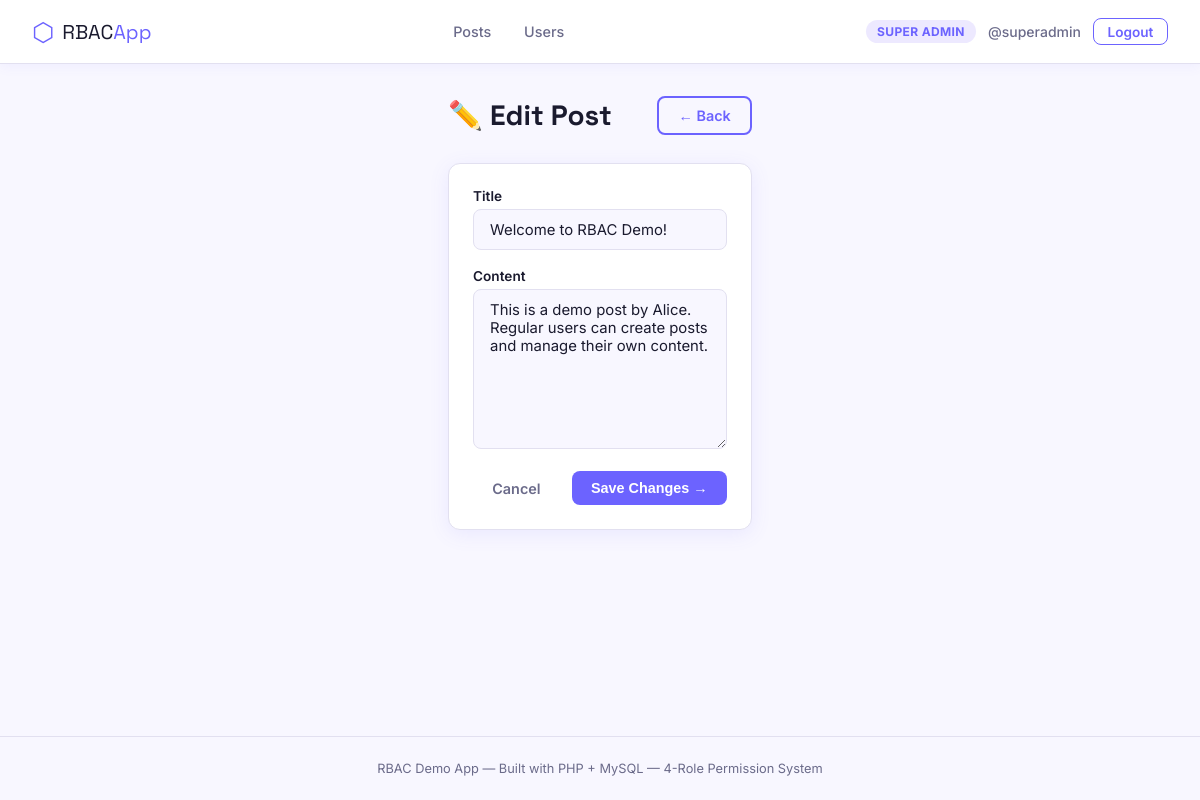
Screenshot of /pages/edit_post.php?id=1 (signed in) with the database file from the repository.
### tables this page shows
CREATE TABLE IF NOT EXISTS posts (
    id INT AUTO_INCREMENT PRIMARY KEY,
    user_id INT NOT NULL,
    title VARCHAR(200) NOT NULL,
    content TEXT NOT NULL,
    created_at TIMESTAMP DEFAULT CURRENT_TIMESTAMP,
    updated_at TIMESTAMP DEFAULT CURRENT_TIMESTAMP ON UPDATE CURRENT_TIMESTAMP,
    FOREIGN KEY (user_id) REFERENCES users(id) ON DELETE CASCADE
);

### pages/edit_post.php (the view, shortened to what this page needs)
<?php
$db     = getDB();
$postId = intval($_GET['id'] ?? 0);
$stmt = $db->prepare("SELECT * FROM posts WHERE id = ?");
$stmt->execute([$postId]);
$post = $stmt->fetch();
include __DIR__ . '/../includes/header.php';
?>
<div class="page-wrap" style="max-width:640px;">
    <div class="page-header">
        <h1 class="page-title">✏️ Edit Post</h1>
        <a href="/rbac_project/pages/posts.php" class="btn btn-outline">← Back</a>
    </div>
    <div class="card">
        <form method="POST">
            <div class="form-group">
                <label class="form-label">Title</label>
                <input class="form-input" type="text" name="title" value="<?= htmlspecialchars($post['title']) ?>" required/>
            </div>
            <div class="form-group">
                <label class="form-label">Content</label>
                <textarea class="form-textarea" name="content" style="min-height:160px;" required><?= htmlspecialchars($post['content']) ?></textarea>
            </div>
            <div style="display:flex;gap:.75rem;justify-content:flex-end;margin-top:.5rem;">
                <a href="/rbac_project/pages/posts.php" class="btn btn-ghost">Cancel</a>
                <button class="btn btn-primary" type="submit">Save Changes →</button>
            </div>
        </form>
    </div>
</div>
<?php include __DIR__ . '/../includes/footer.php'; ?>

### assets/css/style.css (style rules this page uses)
*, *::before, *::after { box-sizing: border-box; margin: 0; padding: 0; }
:root { --primary: #6C63FF; --primary-dk: #4f46c8; --coral: #FF6584; --mint: #43D9AD; --amber: #FFB347; --bg: #F8F7FF; --surface: #FFFFFF; --border: #E2E0F0; --text: #1A1A2E; --text-muted: #6B6B8A; --radius: 12px; --shadow: 0 4px 20px rgba(108,99,255,.10); --shadow-lg: 0 8px 32px rgba(108,99,255,.16); }
body { font-family: 'Inter', sans-serif; background: var(--bg); color: var(--text); min-height: 100vh; display: flex; flex-direction: column; }
.btn { display: inline-flex; align-items: center; gap: .4rem; padding: .55rem 1.2rem; border-radius: 8px; font-size: .9rem; font-weight: 600; border: none; cursor: pointer; text-decoration: none; transition: transform .15s, box-shadow .15s, opacity .15s; }
.btn-primary { background: var(--primary); color: #fff; }
.btn-outline { background: transparent; color: var(--primary); border: 2px solid var(--primary); }
.btn-ghost { background: transparent; color: var(--text-muted); }
.page-wrap { max-width: 900px; margin: 2rem auto; padding: 0 1.25rem; flex: 1; }
.page-header { display: flex; align-items: center; justify-content: space-between; margin-bottom: 1.75rem; gap: 1rem; flex-wrap: wrap; }
.page-title { font-family: 'Space Grotesk', sans-serif; font-size: 1.75rem; color: var(--text); }
.card { background: var(--surface); border: 1px solid var(--border); border-radius: var(--radius); padding: 1.5rem; box-shadow: var(--shadow); transition: box-shadow .2s; }
.form-group { margin-bottom: 1.1rem; }
.form-label { display: block; font-size: .85rem; font-weight: 600; color: var(--text); margin-bottom: .35rem; }
.form-input { width: 100%; padding: .65rem 1rem; border: 1.5px solid var(--border); border-radius: 8px; font-size: .93rem; font-family: inherit; color: var(--text); transition: border-color .2s; outline: none; background: var(--bg); }
.form-textarea { width: 100%; padding: .65rem 1rem; border: 1.5px solid var(--border); border-radius: 8px; font-size: .93rem; font-family: inherit; color: var(--text); min-height: 100px; resize: vertical; outline: none; background: var(--bg); }

### rows the page displays
posts: title "Welcome to RBAC Demo!", content "This is a demo post by Alice. Regular users can create posts and manage their own content."

### other values shown
roleLabel(currentRole()) "SUPER ADMIN"
$user['username'] "superadmin"
